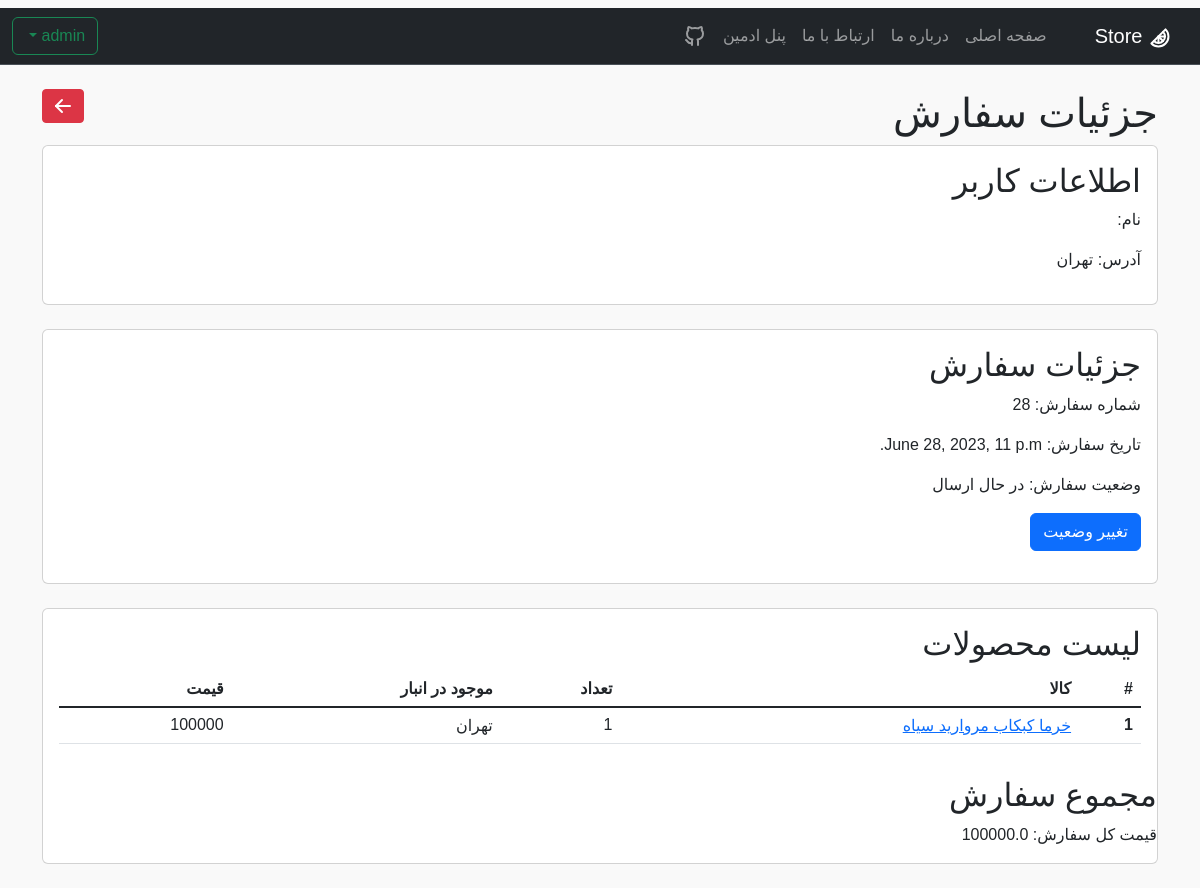
The app's page /panel/order_customer/28/ (signed in) with its own data.
### carts/models.py (models this page shows, shortened)
class Order(models.Model):
    STATUS_CHOICES = (
        ('در حال بررسی سفارش', 'در حال بررسی سفارش'),
        ('در حال ارسال', 'در حال ارسال'),
        ('تحویل شده', 'تحویل شده'),
    )
    customer = models.ForeignKey(User, on_delete=models.CASCADE, verbose_name='نام کاربر')
    date_order = models.DateTimeField(auto_now_add=True, verbose_name='تاریخ خرید')
    total_price = models.FloatField(blank=True, null=True, verbose_name='قیمت کل')
    status = models.CharField(
        max_length=50,
        choices=STATUS_CHOICES,default='در حال بررسی سفارش')

class OrderItem(models.Model):
    order = models.ForeignKey(Order, related_name='order_items', on_delete=models.CASCADE)
    product_variation = models.ForeignKey(ProductVariation, on_delete=models.SET_NULL, blank=True, null=True,
                                          verbose_name='نام محصول')
    city = models.CharField(max_length=50, blank=True, null=True, verbose_name='انبار محصول')
    quantity = models.IntegerField()
    unit_price = models.IntegerField()

### accounts/models.py (models this page shows, shortened)
class User(AbstractUser):
    email = models.EmailField(unique=True)
    city = models.ForeignKey(City, on_delete=models.CASCADE, null=True)

### products/models.py (models this page shows, shortened)
class City(models.Model):
    TYPE_CHOICES = (
        ("آبادان", "آبادان"),
        ("بوشهر", "بوشهر"),
        ("تهران", "تهران"),
        ("کرج", "کرج"),
        ("تبریز", "تبریز"),
        ("مشهد", "مشهد"),
        ("اصفهان", "اصفهان"),
        ("شیراز", "شیراز"),
        ("قم", "قم"),
        ("قشم", "قشم"),
        ("کرمان", "کرمان"),
        ("کردستان", "کردستان"),
    )
    name = models.CharField(max_length=50, choices=TYPE_CHOICES)
    def __str__(self):
        return f"{self.name}"

class ProductVariation(models.Model):
    variationId = models.AutoField(primary_key=True)
    productId = models.ForeignKey(ProductCategory, on_delete=models.CASCADE, verbose_name='دسته محصول')
    name = models.CharField(max_length=30,verbose_name='نام محصول')
    Supplier = models.ManyToManyField('Supplier')
    price = models.IntegerField(verbose_name='قیمت (تومان)',help_text='یک بسته 500 گرمی')
    quantity = models.IntegerField(verbose_name='تعداد کالا')
    cityId = models.ForeignKey(City, on_delete=models.CASCADE,verbose_name='انبار')
    text = models.TextField(max_length=1000, null=True, blank=True,help_text='اجبار پر کردن توضیحات نیست',verbose_name='توضیح محصول')
    def __str__(self):
        return f"{self.name} {self.Supplier.first()}"

class Supplier(models.Model):
    SupplierId = models.AutoField(primary_key=True)
    name = models.CharField(max_length=50, help_text='نام برند یا تامین کنندگان', verbose_name='نام تامین کنندگان')
    contactInfo = models.IntegerField(verbose_name='شماره تلفن')
    def __str__(self):
        return f"{self.name}"

### pages/views.py (the view, shortened to what this page needs)
# urls.py: path('panel/order_customer/<int:order_id>/', View_Order.as_view(), name='Det_order'),
class View_Order(View):
    def get(self, request, order_id):
        order = Order.objects.get(pk=order_id)
        order_items = OrderItem.objects.filter(order=order)
        return render(request, 'admin/order_costumer.html', {'order': order, 'order_items': order_items,
                                                             })
    def dispatch(self, request, *args, **kwargs):
        if not request.user.is_superuser:
            return HttpResponseForbidden("<b><h2>دسترسی ممنوع است</h2></b><h4> .فقط مدیر سایت میتواند وارد شود</h4>")
        return super().dispatch(request, *args, **kwargs)

### templates/admin/order_costumer.html (shortened to what this page needs)
{% extends 'base.html' %}
{% block content %}
<br>
<button type="submit" class="btn btn-danger btn-sm" style="float:left"><a class="nav-link active"
                                                                          href="{% url 'list_order_customer' %}">
</a></button>
<div class="order-details r-text">
    <h1>جزئیات سفارش</h1>
    <div class="card">
        <div class="card-body">
            <h2>اطلاعات کاربر</h2>
            <p>نام: {{ order.customer.first_name }} {{ order.customer.last_name }}</p>
            <p>آدرس: {{ order.customer.city }}</p>
        </div>
    </div>
    <br>
    <div class="card">
        <div class="card-body">
            <h2>جزئیات سفارش</h2>
            <p>شماره سفارش: {{ order.id }}</p>
            <p>تاریخ سفارش: {{ order.date_order }}</p>
            <p>وضعیت سفارش: {{ order.status }}</p>
            <form action="" method="post">
                <button type="submit" class="btn btn-primary">تغییر وضعیت</button>
            </form>
        </div>
    </div>
    <br>
    <div class="card">
        <div class="card-body">
            <h2>لیست محصولات</h2>
            <table class="table">
                <thead>
                <tr>
                    <th scope="col">#</th>
                    <th scope="col">کالا</th>
                    <th scope="col">تعداد</th>
                    <th scope="col">موجود در انبار</th>
                    <th scope="col">قیمت</th>
                </tr>
                </thead>
                <tbody class="table-group-divider">
                {% for item in order.order_items.all %}
                <tr>
                    <th scope="row">{{ forloop.counter }}</th>
                    <td><a href="{% url 'pro_v' pk=item.product_variation.pk %}">{{ item.product_variation }}</a>
                    </td>
                    <td>{{ item.quantity }}</td>
                    <td>{{ item.city }}</td>
                    <td>{{ item.unit_price }}</td>
                </tr>
                {% endfor %}
                </tbody>
            </table>
        </div>
        <h2>مجموع سفارش</h2>
        <p>قیمت کل سفارش: {{ order.total_price }}</p>
    </div>
</div>
<br>
{% endblock %}

### static/css/web_css.css (style rules this page uses)
.r-text { direction: rtl; }
.body { font-family: Vazirmatn, sans-serif; background-color: #f9f9f9; }

### records on screen
Order: customer.city "تهران", id "28", date_order "June 28, 2023, 11 p.m.", status "در حال ارسال", total_price "100000.0"
OrderItem: product_variation "خرما کبکاب مروارید سیاه", quantity "1", city "تهران", unit_price "100000"
